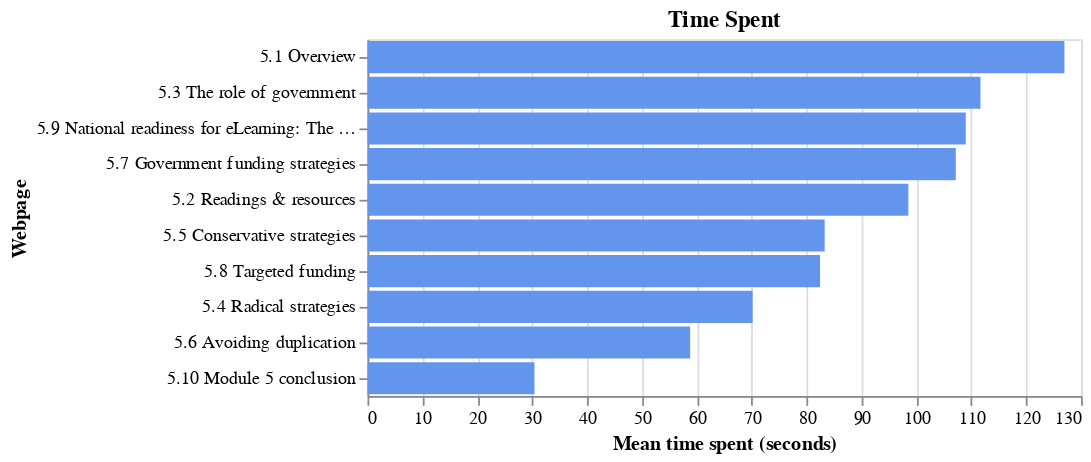

Source (notebook cell):
### Code cell
df = navigation_pages.copy()

df = df.dropna(subset="title")

df = df.rename(columns={'title': 'source'})
df = df.sort_values(['event_time', 'session_id'])
#df['source'] = df['source'].apply(lambda x: " ".join(x.split()[:2]))
df['destination'] = df['source'].shift(-1)
df = df[df['session_id'] == df['session_id'].shift(-1)]

df = df.iloc[:-1]
df = df[df['source']!=df['destination']]
df['time_spent'] = df['event_time'].shift(-1) - df['event_time']
#df['time_spent_min'] = df['time_spent'] < pd.Timedelta('30 minutes')
df = df[df['time_spent'] < pd.Timedelta('30 minutes')]
df['time_spent'] = df['time_spent'].dt.total_seconds()
df['unit'] = df['source'].str[:1]
df = df[df['unit'] == '5']


chart = alt.Chart(df).mark_bar().encode(
    
    x=alt.X('mean(time_spent):Q').title('Mean time spent (seconds)'),
    y=alt.Y('source').sort('-x').title('Webpage'),
    color=alt.value('#6495ED')
).properties(
    width=400,
    title="Time Spent"
).configure_legend(
    title=None,  # Remove the title
    labelFontSize=0  # Set the label font size to 0 (removes the labels)
)
chart

### Figure 1 — Vega-Lite specification as saved in the notebook (floating-point values rounded to 4 significant figures; data arrays with more than 128 entries replaced by an {"elided": "..."} marker saying what was removed)
{"config": {"view": {"continuousWidth": 300, "continuousHeight": 300}, "legend": {"labelFontSize": 0, "title": null}}, "data": {"name": "data-5b50d0671f2738421df9f30c5d00eb69"}, "mark": {"type": "bar"}, "encoding": {"color": {"value": "#6495ED"}, "x": {"aggregate": "mean", "field": "time_spent", "title": "Mean time spent (seconds)", "type": "quantitative"}, "y": {"field": "source", "sort": "-x", "title": "Webpage", "type": "nominal"}}, "title": "Time Spent", "width": 400, "$schema": "https://vega.github.io/schema/vega-lite/v5.15.1.json", "datasets": {"data-5b50d0671f2738421df9f30c5d00eb69": {"elided": "1038 records"}}}
